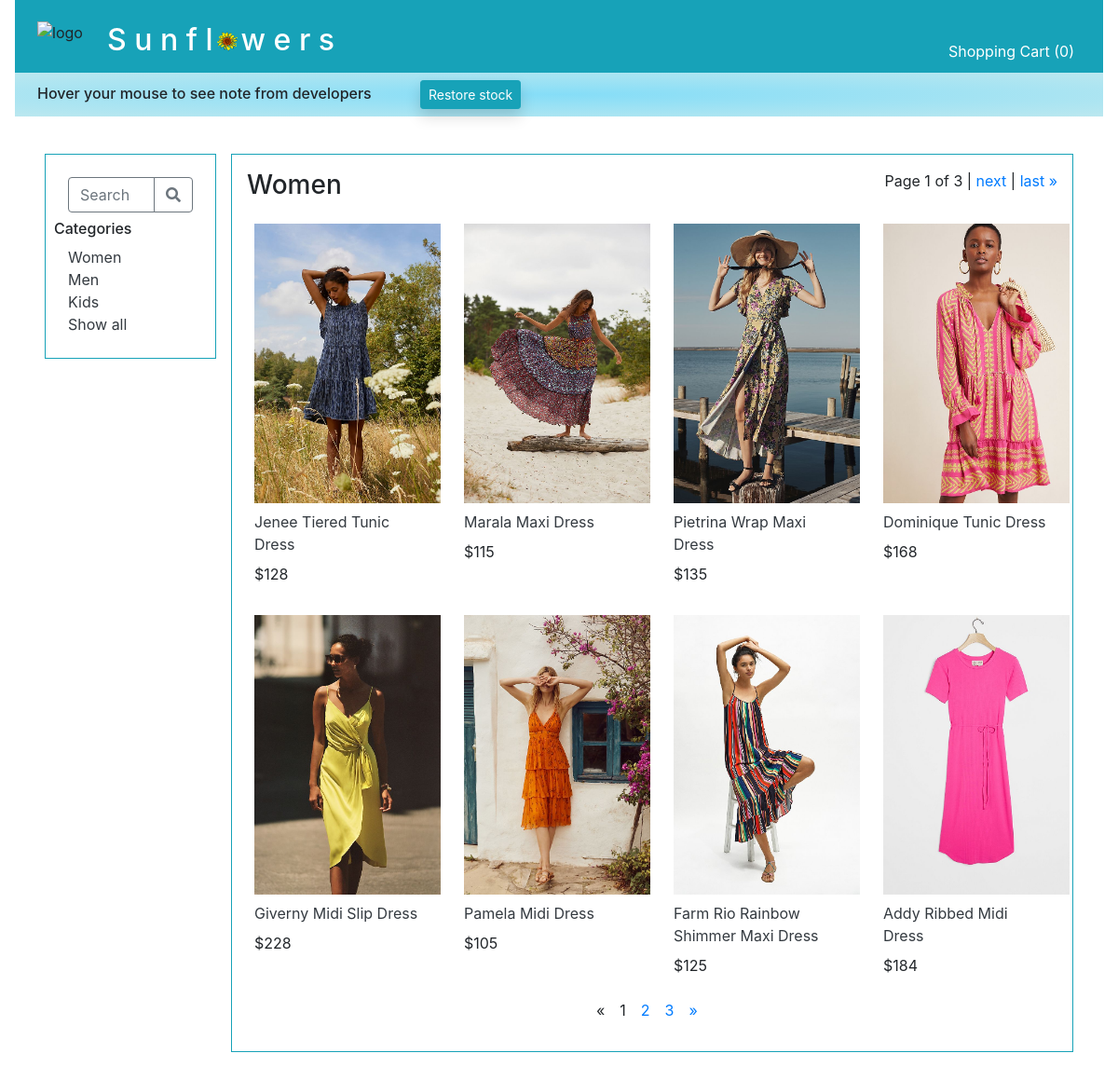
The app's page /product/category/1, older data.
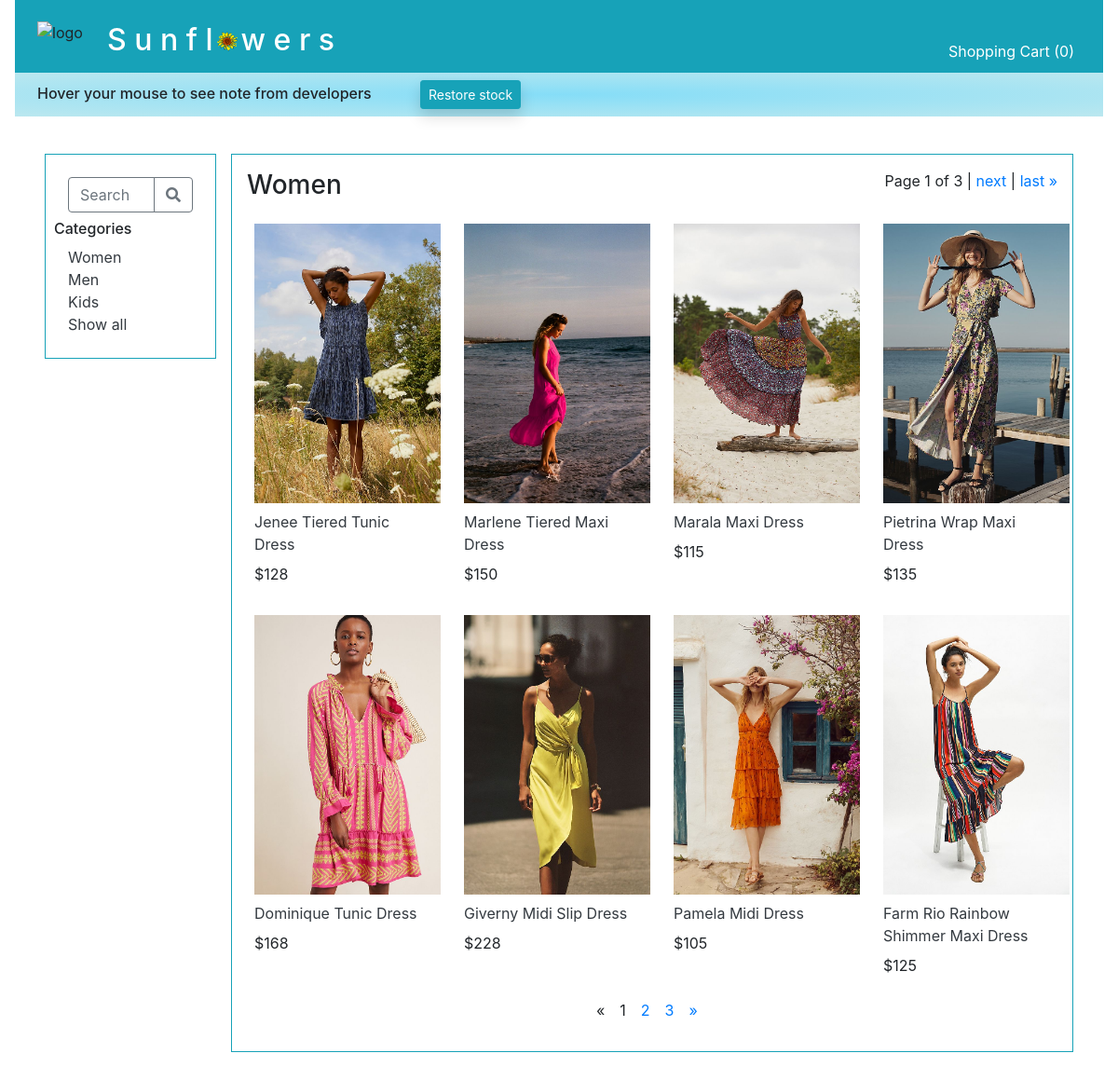
The same page, newer data.
### main/models.py (models this page shows, shortened)
class Category(models.Model):
    name = models.CharField(max_length=255)
    cat_photo = models.ImageField(upload_to='categories', blank=True)

class Photo(models.Model):
    img = models.ImageField(upload_to='products', blank=True)
    type_of_photo = models.ForeignKey(
        PhotoType,
        related_name='photos_included',
        on_delete=models.CASCADE
    )
    for_product = models.ForeignKey(
        Product,
        related_name='photos',
        on_delete=models.CASCADE
    )

class Product(models.Model):
    name = models.CharField(max_length=255, default="")
    desc= models.TextField(default="")
    quantity_purchased = models.IntegerField(default=0)
    quantity_sold = models.IntegerField(default=0)
    quantity_available = models.IntegerField(default=0)
    temp_quan_avail = models.IntegerField(default=0)
    unit_price=models.DecimalField(max_digits=5, decimal_places=0)
    category = models.ForeignKey(
        Category,
        related_name='products_included',
        on_delete=models.CASCADE
    )
    objects = ClassManager()

### main/views.py (the view)
# urls.py: path('product/category/<int:cat_id>', views.display_category),
def display_category(request, cat_id, sort_by="no_sort" ):
    product_list = Product.objects.filter(category_id=cat_id).exclude(temp_quan_avail=0)
    if sort_by == "price":
        products_by_price = product_list.order_by("unit_price")
        product_list = products_by_price
    if sort_by == "popularity":
        products_by_popularity = product_list.order_by("-quantity_available")
        product_list = products_by_popularity
    page = request.GET.get('page', 1)
    paginator = Paginator(product_list, 8)
    try:
        all_products = paginator.page(page)
    except PageNotAnInteger:
        all_products = paginator.page(1)
    except EmptyPage:
        all_products = paginator.page(paginator.num_pages)
    page_number = request.GET.get('page')
    page_obj = paginator.get_page(page_number)
    if "cart_dict" not in request.session:
        quantity_in_cart = 0
    else:
        quantity_in_cart = 0
        for key in request.session["cart_dict"]:
            quantity_in_cart += request.session["cart_dict"][key]
    products_in_this_category = Product.objects.filter(category_id=cat_id)
    for each_product in products_in_this_category:
        photos = Photo.objects.filter(for_product = each_product)
        for photo in photos:
            if photo.type_of_photo_id == 1:
                photo.type_of_photo_id = 2
                photo.save()
        first_photo = photos.first()
        first_photo.type_of_photo_id = 1
        first_photo.save()
    context = {
        "all_categories": Category.objects.all(),
        "this_category": Category.objects.get(id=cat_id),
        "all_products": all_products,
        "all_photos": Photo.objects.all(),
        "paginator": paginator,
        'page_obj': page_obj,
        "quantity_in_cart": quantity_in_cart,
    }
    return render(request, '_2_shop_category.html', context)

### main/templates/_2_shop_category.html (shortened to what this page needs)
<!DOCTYPE html>
<html lang="en">
<head>
    {% include "_0_head_tags.html" %}
</head>
<body>
    <div id="container">
        {% include "_0_top_nav_bar.html" %}
        {% include "_0_left_nav_bar.html" %}
        <div class="col border border-info p-3">
            <div class="row">
                <div class="col-6 h3">{{ this_category.name }}</div>
                <div class="col text-right mb-1">
                    <span class="step-links">
                        <span class="current">
                            Page {{ page_obj.number }} of {{ page_obj.paginator.num_pages }} |
                        </span>
                        {% if page_obj.has_next %}
                        <a href="?page={{ page_obj.next_page_number }}">next</a> |
                        <a href="?page={{ page_obj.paginator.num_pages }}">last &raquo;</a>
                        {% endif %}
                    </span>
                </div>
            </div>
            <div style="min-width:800px;" class="row mt-2">
                {% for product in all_products %}
                {% if product.category_id == this_category.id and product.temp_quan_avail > 0 %}
                <div class="col-3">
                    {% for photo in all_photos %}
                    {% if photo.type_of_photo_id == 1 and photo.for_product_id == product.id %}
                    <div class="row m-2"><img class="" width="200" src="{{ photo.img.url }}"></div>
                    {% endif %}
                    {% endfor %}
                    <a class="row text-dark m-2" href="/product/category/{{ this_category.id }}/item/{{ product.id }}">{{ product.name }}</a>
                    <div class="row mb-4">
                        <div class="col m-2t ml-2">${{ product.unit_price }}</div>
                    </div>
                </div>
                {% endif %}
                {% endfor %}
            </div>
            <div class="row">
                <div class="col-4 offset-5 text-center">
                    {% if all_products.has_other_pages %}
                    <ul class="pagination">
                        {% if all_products.has_previous %}
                        <li><a href="?page={{ all_products.previous_page_number }}">&laquo;</a></li>
                        {% else %}
                        <li class="disabled"><span>&laquo;</span></li>
                        {% endif %}
                        {% for i in all_products.paginator.page_range %}
                        {% if all_products.number == i %}
                        <li class="active ml-3"><span>{{ i }} <span class="sr-only">(current)</span> </span></li>
                        {% else %}
                        <li><a class="ml-3" href="?page={{ i }}">{{ i }}</a></li>
                        {% endif %}
                        {% endfor %}
                        {% if all_products.has_next %}
                        <li><a class="ml-3" href="?page={{ all_products.next_page_number }}">&raquo;</a></li>
                        {% else %}
                        <li class="disabled"><span>&raquo;</span></li>
                        {% endif %}
                    </ul>
                    {% endif %}
                </div>
            </div>
        </div>
    </div>
</body>
</html>

### main/templates/_0_left_nav_bar.html (shortened to what this page needs)
<!DOCTYPE html>
<html lang="en">
<link rel="stylesheet" href="main/static/projectStyle.css">
<head>
    {% load static %}
    <link rel="stylesheet" href="{% static 'projectStyle.css' %}">
</head>
<body>
    <div class="row mx-3">
        <div id="side" class="col-sm-auto mr-3  border-info p-3">
    <div id="left_nav_bar" class="row mx-3">
        <div class=" col-2 mr-3 border border-info p-4"
        style="height: 220px;"
        >
        <div class="row mb-2">
            <div class="col ">
                <form style="display:inline" class="m-0" action="{% url 'search' %}" method="GET">
                <div class="input-group">
                        <input name="search" class="form-control border-secondary py-2" type="text" placeholder="Search">
                    <div class="input-group-append">
                        <button class="btn btn-outline-secondary" type="submit">
                            <i class="fa fa-search"></i>
                        </button>
                    </div>
                </form>
                </div>
            </div>
        </div>
        <div class="row h6">Categories</div>
        {% for category in all_categories %}
        <a class="text-dark" href="/product/category/{{ category.id }}">{{ category.name }}</a><br>
        {% endfor %}
        <a class="text-dark" href="/">Show all</a>
    </div>
</body>
</html>

Row changes from the older to the newer data that the page shows:
no longer on this page (row unchanged): Product: name "Addy Ribbed Midi Dress", unit_price "184"
no longer on this page (row unchanged): Photo: img (picture), shown under "Addy Ribbed Midi Dress"
now on this page (row edited): Product: name "Marlene Tiered Maxi Dress", unit_price "150"
now on this page (row unchanged): Photo: img (picture), shown under "Marlene Tiered Maxi Dress"
